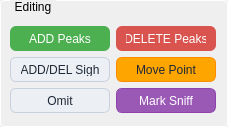
               <widget class="QGroupBox" name="groupBox_5">
                <property name="minimumSize">
                 <size>
                  <width>228</width>
                  <height>127</height>
                 </size>
                </property>
                <property name="maximumSize">
                 <size>
                  <width>228</width>
                  <height>127</height>
                 </size>
                </property>
                <property name="styleSheet">
                 <string notr="true">QGroupBox {
            border: 1px solid #ffffff;
            border-radius: 4px;
            margin-top: 0.5em;
            padding-top: 0.5em;
        }

        QGroupBox::title {
            subcontrol-origin: margin;
            left: 10px;
            padding: 0 3px 0 3px;
        }</string>
                </property>
                <property name="title">
                 <string>Editing</string>
                </property>
                <widget class="QWidget" name="layoutWidget">
                 <property name="geometry">
                  <rect>
                   <x>10</x>
                   <y>26</y>
                   <width>208</width>
                   <height>89</height>
                  </rect>
                 </property>
                 <layout class="QGridLayout" name="gridLayout_2">
                  <item row="2" column="0">
                   <widget class="QPushButton" name="OmitSweepButton">
                    <property name="minimumSize">
                     <size>
                      <width>100</width>
                      <height>25</height>
                     </size>
                    </property>
                    <property name="maximumSize">
                     <size>
                      <width>100</width>
                      <height>25</height>
                     </size>
                    </property>
                    <property name="toolTip">
                     <string>Exclude the current sweep from analysis</string>
                    </property>
                    <property name="styleSheet">
                     <string notr="true">QPushButton {
    background-color: #ECEFF4;   /* light gray */
    color: #1F2937;              /* dark text */
    border: 1px solid #C7D0DD;   /* subtle border */
    border-radius: 6px;
    padding: 5px 10px;
}

/* Hover state */
QPushButton:hover {
    background-color: #E2E8F0;   /* slightly darker gray */
}

/* Pressed/clicked state */
QPushButton:pressed {
    background-color: #CBD5E1;   /* darker gray */
}
</string>
                    </property>
                    <property name="text">
                     <string>Omit</string>
                    </property>
                    <property name="startHidden" stdset="0">
                     <bool>false</bool>
                    </property>
                   </widget>
                  </item>
                  <item row="0" column="1">
                   <widget class="QPushButton" name="deletePeaksButton">
                    <property name="minimumSize">
                     <size>
                      <width>100</width>
                      <height>25</height>
                     </size>
                    </property>
                    <property name="maximumSize">
                     <size>
                      <width>100</width>
                      <height>25</height>
                     </size>
                    </property>
                    <property name="toolTip">
                     <string>Manually delete peaks by clicking near them</string>
                    </property>
                    <property name="styleSheet">
                     <string notr="true">QPushButton {
    background-color: #d9534f;   /* normal red */
    color: white;
    border-radius: 6px;
    padding: 5px 10px;
}

/* Hover state */
QPushButton:hover {
    background-color: #c9302c;   /* darker red */
}

/* Pressed/clicked state */
QPushButton:pressed {
    background-color: #a71d2a;   /* even darker red */
}
</string>
                    </property>
                    <property name="text">
                     <string>DELETE Peaks</string>
                    </property>
                   </widget>
                  </item>
                  <item row="1" column="1">
                   <widget class="QPushButton" name="movePointButton">
                    <property name="minimumSize">
                     <size>
                      <width>100</width>
                      <height>25</height>
                     </size>
                    </property>
                    <property name="maximumSize">
                     <size>
                      <width>100</width>
                      <height>25</height>
                     </size>
                    </property>
                    <property name="toolTip">
                     <string>Click a point, then use arrow keys to move it left/right. Press Enter to save.</string>
                    </property>
                    <property name="styleSheet">
                     <string notr="true">QPushButton {
    background-color: #FFA500;   /* orange */
    color: #1F2937;              /* dark text */
    border: 1px solid #FF8C00;   /* darker orange border */
    border-radius: 6px;
    padding: 5px 10px;
}

/* Hover state */
QPushButton:hover {
    background-color: #FFB733;   /* lighter orange */
}

/* Pressed/clicked state */
QPushButton:pressed {
    background-color: #FF8C00;   /* darker orange */
}

/* Checked state (when mode is active) */
QPushButton:checked {
    background-color: #FF8C00;   /* darker orange when ON */
    color: white;
}
</string>
                    </property>
                    <property name="text">
                     <string>Move Point</string>
                    </property>
                   </widget>
                  </item>
                  <item row="2" column="1">
                   <widget class="QPushButton" name="markSniffButton">
                    <property name="minimumSize">
                     <size>
                      <width>100</width>
                      <height>25</height>
                     </size>
                    </property>
                    <property name="maximumSize">
                     <size>
                      <width>100</width>
                      <height>25</height>
                     </size>
                    </property>
                    <property name="toolTip">
                     <string>Click and drag to highlight sniffing regions</string>
                    </property>
                    <property name="styleSheet">
                     <string notr="true">QPushButton {
    background-color: #9B59B6;   /* purple */
    color: white;
    border: 1px solid #8E44AD;   /* darker purple border */
    border-radius: 6px;
    padding: 5px 10px;
}

/* Hover state */
QPushButton:hover {
    background-color: #AF7AC5;   /* lighter purple */
}

/* Pressed/clicked state */
QPushButton:pressed {
    background-color: #8E44AD;   /* darker purple */
}

/* Checked state (when mode is active) */
QPushButton:checked {
    background-color: #8E44AD;   /* darker purple when ON */
    color: white;
}
</string>
                    </property>
                    <property name="text">
                     <string>Mark Sniff</string>
                    </property>
                    <property name="checkable">
                     <bool>true</bool>
                    </property>
                   </widget>
                  </item>
                  <item row="1" column="0">
                   <widget class="QPushButton" name="addSighButton">
                    <property name="minimumSize">
                     <size>
                      <width>100</width>
                      <height>25</height>
                     </size>
                    </property>
                    <property name="maximumSize">
                     <size>
                      <width>100</width>
                      <height>25</height>
                     </size>
                    </property>
                    <property name="toolTip">
                     <string>Mark selected peaks as sighs (augmented breaths)</string>
                    </property>
                    <property name="styleSheet">
                     <string notr="true">QPushButton {
    background-color: #ECEFF4;   /* light gray */
    color: #1F2937;              /* dark text */
    border: 1px solid #C7D0DD;   /* subtle border */
    border-radius: 6px;
    padding: 5px 10px;
}

/* Hover state */
QPushButton:hover {
    background-color: #E2E8F0;   /* slightly darker gray */
}

/* Pressed/clicked state */
QPushButton:pressed {
    background-color: #CBD5E1;   /* darker gray */
}
</string>
                    </property>
                    <property name="text">
                     <string>ADD/DEL Sigh</string>
                    </property>
                    <property name="startHidden" stdset="0">
                     <bool>false</bool>
                    </property>
                   </widget>
                  </item>
                  <item row="0" column="0">
                   <widget class="QPushButton" name="addPeaksButton">
                    <property name="minimumSize">
                     <size>
                      <width>100</width>
                      <height>25</height>
                     </size>
                    </property>
                    <property name="maximumSize">
                     <size>
                      <width>100</width>
                      <height>25</height>
                     </size>
                    </property>
                    <property name="toolTip">
                     <string>Manually add peaks by clicking on the trace</string>
                    </property>
                    <property name="styleSheet">
                     <string notr="true">QPushButton {
    background-color: #4CAF50;   /* normal (medium green) */
    color: white;
    border-radius: 6px;
    padding: 5px 10px;
}

/* Hover state */
QPushButton:hover {
    background-color: #45a049;   /* darker green */
}

/* Pressed/clicked state */
QPushButton:pressed {
    background-color: #3e8e41;   /* even darker green */
}
</string>
                    </property>
                    <property name="text">
                     <string>ADD Peaks</string>
                    </property>
                   </widget>
                  </item>
                 </layout>
                </widget>
               </widget>
